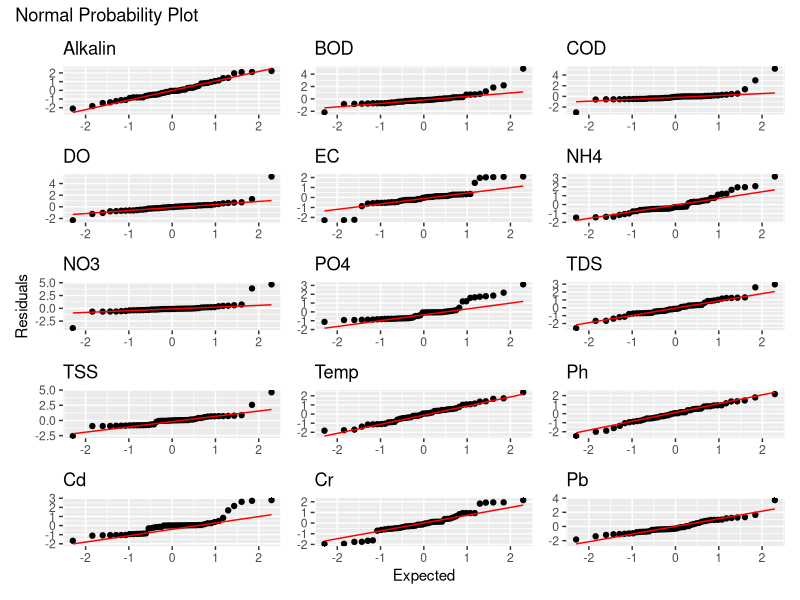

This figure's R source:
# Normality Assumption Check QQ Plot


# Loading libraries
library(readxl)
library(tidyverse)
library(broom)
library(car)
library(lmtest)
library(patchwork)

# Loading Dataset
water_quality_data <- read_excel("water quality monthly variation.xlsx")

# Creating new df
mean_data <- water_quality_data %>% pivot_longer(col = 4:18, 
                                                 names_to = "Parameter", 
                                                 values_to = "Value") %>%
  group_by(Location, Parameter, `Vegetation type`) %>% 
  summarise(Mean.Value = mean(Value))

mean_data$`Vegetation type` <- relevel(as.factor(mean_data$`Vegetation type`), 
                                       ref = "WWI")
# ANOVA

############################## with original variables ################################

# Alkalin
data.Alkalin <- mean_data %>% filter(Parameter == "Av.Alkalin")
model.Alkalin <- lm(Mean.Value~`Vegetation type`, data = data.Alkalin)
summary(model.Alkalin)
# p-value: 0.004985, significant

# res analysis
model.PO1_fitresid <- augment(model.Alkalin)

# shapiro wilk
shapiro.test(model.PO1_fitresid$.std.resid) 
# normality assumption not rejected
# QQ plot  ## OKAY
p1 <- ggplot(model.PO1_fitresid, aes(sample = .std.resid)) + stat_qq() + 
  stat_qq_line(color = "red") +
  labs(title = "Alkalin", x = "Expected", 
       y = "Residuals")

# residual autocorrelation

durbinWatsonTest(model.Alkalin)
# residuals are correlated

# constant variance
res <- bptest(model.Alkalin)
res
# variance is constant

#####################################################################################

# BOD
data.BOD <- mean_data %>% filter(Parameter == "Av.BOD")
model.BOD <- lm(Mean.Value~`Vegetation type`, data = data.BOD)
summary(model.BOD)
# p-value: 2.948e-05, significant

# res analysis
model.PO2_fitresid <- augment(model.BOD)

# shapiro wilk
shapiro.test(model.PO2_fitresid$.std.resid) 
# normality assumption is rejected
# QQ plot  ## OKAY
p2 <- ggplot(model.PO2_fitresid, aes(sample = .std.resid)) + stat_qq() + 
  stat_qq_line(color = "red") +
  labs(title = "BOD", x = "Expected", 
       y = "Residuals")

# residual autocorrelation

durbinWatsonTest(model.BOD)
# residuals are not correlated

# constant variance
res <- bptest(model.BOD)
res
# variance is constant

#######################################################################################

# COD
data.COD <- mean_data %>% filter(Parameter == "Av.COD")
model.COD <- lm(Mean.Value~`Vegetation type`, data = data.COD)
summary(model.COD)
# p-value: 0.0001126, significant

# res analysis
model.PO3_fitresid <- augment(model.COD)

# shapiro wilk
shapiro.test(model.PO3_fitresid$.std.resid) 
# normality assumption is rejected
# QQ plot  ## OKAY
p3 <- ggplot(model.PO3_fitresid, aes(sample = .std.resid)) + stat_qq() + 
  stat_qq_line(color = "red") +
  labs(title = "COD", x = "Expected", 
       y = "Residuals")

# residual autocorrelation

durbinWatsonTest(model.COD)
# residuals are not correlated

# constant variance
res <- bptest(model.COD)
res
# variance is constant

#######################################################################################

# DO
data.DO <- mean_data %>% filter(Parameter == "Av.DO")
model.DO <- lm(Mean.Value~`Vegetation type`, data = data.DO)
summary(model.DO)
# p-value: 0.2855, not significant

# res analysis
model.PO4_fitresid <- augment(model.DO)

# shapiro wilk
shapiro.test(model.PO4_fitresid$.std.resid) 
# normality assumption is rejected
# QQ plot  ## OKAY
p4 <- ggplot(model.PO4_fitresid, aes(sample = .std.resid)) + stat_qq() + 
  stat_qq_line(color = "red") +
  labs(title = "DO", x = "Expected", 
       y = "Residuals")

# residual autocorrelation

durbinWatsonTest(model.DO)
# residuals are not correlated

# constant variance
res <- bptest(model.DO)
res
# variance is constant


#--------------------------------------------------------------------------------------

## Data

# EC
data.EC <- mean_data %>% filter(Parameter == "Av.EC")

# NH4
data.NH4 <- mean_data %>% filter(Parameter == "Av.NH4")

# NO3
data.NO3 <- mean_data %>% filter(Parameter == "Av.NO3")

# PO4
data.PO4 <- mean_data %>% filter(Parameter == "Av.PO4")

# ------------------------------------------------------------------------------

## EC

model.EC <- lm(Mean.Value~`Vegetation type`, data = data.EC)
summary(model.EC)
# p-value: 0.9794, not significant

# model
model.EC_fitresid <- augment(model.EC)

# shapiro wilk
shapiro.test(model.EC_fitresid$.std.resid)
# p-value = 5.121e-05, reject Ho - not normal
# QQ plot  ## OKAY
p5 <- ggplot(model.EC_fitresid, aes(sample = .std.resid)) + stat_qq() + 
  stat_qq_line(color = "red") +
  labs(title = "EC", x = "Expected", 
       y = "Residuals")


# durbin watson
durbinWatsonTest(model.EC)
# p-value = 0.022, reject Ho - data are correlated

# constant variance
bptest(model.EC)
# p-value = 0.06231, do not reject Ho - variance constant

# ------------------------------------------------------------------------------

## NH4

model.NH4 <- lm(Mean.Value~`Vegetation type`, data = data.NH4)
summary(model.NH4)
# p-value: 0.000164, significant

# model
model.NH4_fitresid <- augment(model.NH4)

# shapiro wilk
shapiro.test(model.NH4_fitresid$.std.resid)
# p-value = 0.00284, reject Ho - not normal
# QQ plot  ## OKAY
p6 <- ggplot(model.NH4_fitresid, aes(sample = .std.resid)) + stat_qq() + 
  stat_qq_line(color = "red") +
  labs(title = "NH4", x = "Expected", 
       y = "Residuals")


# durbin watson
durbinWatsonTest(model.NH4)
# p-value = 0.036, reject Ho - data are correlated

# constant variance
bptest(model.NH4)
# p-value = 0.6523, do not reject Ho - variance constant

# ------------------------------------------------------------------------------

## NO3

model.NO3 <- lm(Mean.Value~`Vegetation type`, data = data.NO3)
summary(model.NO3)
# p-value: 0.00129, significant

# model
model.NO3_fitresid <- augment(model.NO3)

# shapiro wilk
shapiro.test(model.NO3_fitresid$.std.resid)
# p-value = 7.356e-10, reject Ho - not normal
# QQ plot  ## OKAY
p7 <- ggplot(model.NO3_fitresid, aes(sample = .std.resid)) + stat_qq() + 
  stat_qq_line(color = "red") +
  labs(title = "NO3", x = "Expected", 
       y = "Residuals")


# durbin watson
durbinWatsonTest(model.NO3)
# p-value = 0.24, do not reject Ho - data are not correlated

# constant variance
bptest(model.NO3)
# p-value = 0.09839, do not reject Ho - variance constant

# ------------------------------------------------------------------------------

## PO4

model.PO4 <- lm(Mean.Value~`Vegetation type`, data = data.PO4)
summary(model.PO4)
# p-value: 2.991e-05, significant

# model
model.PO4_fitresid <- augment(model.PO4)

# shapiro wilk
shapiro.test(model.PO4_fitresid$.std.resid)
# p-value = 8.293e-06, reject Ho - not normal
# QQ plot  ## OKAY
p8 <- ggplot(model.PO4_fitresid, aes(sample = .std.resid)) + stat_qq() + 
  stat_qq_line(color = "red") +
  labs(title = "PO4", x = "Expected", 
       y = "Residuals")


# durbin watson
durbinWatsonTest(model.PO4)
# p-value = 0.06, do not reject Ho - data are not correlated

# constant variance
bptest(model.PO4)
# p-value = 0.1373, do not reject Ho - variance constant




#-------------------------------------------------------------------------------
# TDS
data.TDS <- mean_data %>% filter(Parameter == "Av.TDS")
model.TDS <- lm(Mean.Value~`Vegetation type`, data = data.TDS)
summary(model.TDS)
# p-value = 0.1306, Not significant

model.TDS_fitresid <- augment(model.TDS)

# shapiro wilk
shapiro.test(model.TDS_fitresid$.std.resid)
# p-value = 0.2821, Normal.
# QQ plot  ## OKAY
p9 <- ggplot(model.TDS_fitresid, aes(sample = .std.resid)) + stat_qq() + 
  stat_qq_line(color = "red") +
  labs(title = "TDS", x = "Expected", 
       y = "Residuals")

durbinWatsonTest(model.TDS)
# p-value = 0.024, residuals are correlated.

# constant variance
bptest(model.TDS)
# p-value = 0.02257, variance is not constant.


#-------------------------------------------------------------------------------
# TSS
data.TSS <- mean_data %>% filter(Parameter == "Av.TSS")
model.TSS <- lm(Mean.Value~`Vegetation type`, data = data.TSS)
summary(model.TSS)
# p-value = 0.008069, Significant

model.TSS_fitresid <- augment(model.TSS)

# shapiro wilk
shapiro.test(model.TSS_fitresid$.std.resid)
# p-value = 2.528e-06, Not Normal.
# QQ plot  ## OKAY
p10 <- ggplot(model.TSS_fitresid, aes(sample = .std.resid)) + stat_qq() + 
  stat_qq_line(color = "red") +
  labs(title = "TSS", x = "Expected", 
       y = "Residuals")

durbinWatsonTest(model.TSS)
# p-value = 0.204, residuals are not correlated.

# constant variance
bptest(model.TSS)
# p-value = 0.6258, variance is constant.


#-------------------------------------------------------------------------------
# Temp
data.Temp <- mean_data %>% filter(Parameter == "Av.Temp")
model.Temp <- lm(Mean.Value~`Vegetation type`, data = data.Temp)
summary(model.Temp)
# p-value = 0.1505, Not significant

model.Temp_fitresid <- augment(model.Temp)

# shapiro wilk
shapiro.test(model.Temp_fitresid$.std.resid)
# p-value = 0.8538, Normal.
# QQ plot  ## OKAY
p11 <- ggplot(model.Temp_fitresid, aes(sample = .std.resid)) + stat_qq() + 
  stat_qq_line(color = "red") +
  labs(title = "Temp", x = "Expected", 
       y = "Residuals")

durbinWatsonTest(model.Temp)
# p-value = 0, residuals are correlated.

# constant variance
bptest(model.Temp)
# p-value = 0.03106, variance is not constant.


#-------------------------------------------------------------------------------
# Ph
data.Ph <- mean_data %>% filter(Parameter == "Av.pH")
model.Ph <- lm(Mean.Value~`Vegetation type`, data = data.Ph)
summary(model.Ph)
# p-value = 7.17e-06, Significant

model.Ph_fitresid <- augment(model.Ph)

# shapiro wilk
shapiro.test(model.Ph_fitresid$.std.resid)
# p-value = 0.9756, Normal.
# QQ plot  ## OKAY
p12 <- ggplot(model.Ph_fitresid, aes(sample = .std.resid)) + stat_qq() + 
  stat_qq_line(color = "red") +
  labs(title = "Ph", x = "Expected", 
       y = "Residuals")

durbinWatsonTest(model.Ph)
# p-value =  0.094, residuals are not correlated.

# constant variance
bptest(model.Ph)
# p-value = 0.4782, variance is constant.


#-------------------------------------------------------------------------------


# Cd
data.Cd <- mean_data %>% filter(Parameter == "Cd")
model.Cd <- lm(Mean.Value~`Vegetation type`, data = data.Cd)
summary(model.Cd)
# p-value = 1.246e-11, Significant

# Assumption checking
model.Cd_fitresid <- augment(model.Cd)

# shapiro wilk
shapiro.test(model.Cd_fitresid$.std.resid) # not normal
# QQ plot
p13 <- ggplot(model.Cd_fitresid, aes(sample = .std.resid)) + stat_qq() + 
  stat_qq_line(color = "red") +
  labs(title = "Cd", x = "Expected", 
       y = "Residuals")

# residual autocorrelation
durbinWatsonTest(model.Cd) # okay

# constant variance
bptest(model.Cd) # okay

#-------------------------------------------------------------------------------

# Cr
data.Cr <- mean_data %>% filter(Parameter == "Cr")
model.Cr <- lm(Mean.Value~`Vegetation type`, data = data.Cr)
summary(model.Cr)
# p-value: < 2.2e-16, Significant

# Assumption checking
model.Cr_fitresid <- augment(model.Cr)

# shapiro wilk
shapiro.test(model.Cr_fitresid$.std.resid) # not normal
# QQ plot  ## OKAY
p14 <- ggplot(model.Cr_fitresid, aes(sample = .std.resid)) + stat_qq() + 
  stat_qq_line(color = "red") +
  labs(title = "Cr", x = "Expected", 
       y = "Residuals")


# residual autocorrelation
durbinWatsonTest(model.Cr) # not independent

# constant variance
bptest(model.Cr) # no constant variance

#-------------------------------------------------------------------------------

# Pb        
data.Pb <- mean_data %>% filter(Parameter == "Pb")
model.Pb <- lm(Mean.Value~`Vegetation type`, data = data.Pb)
summary(model.Pb)
# p-value = 5.145e-08, Significant

# Assumption checking
model.Pb_fitresid <- augment(model.Pb) 

# shapiro wilk 
shapiro.test(model.Pb_fitresid$.std.resid) # not normal
# QQ plot  ## OKAY
p15 <- ggplot(model.Pb_fitresid, aes(sample = .std.resid)) + stat_qq() + 
  stat_qq_line(color = "red") +
  labs(title = "Pb", x = "Expected", 
       y = "Residuals")

# residual autocorrelation
durbinWatsonTest(model.Pb) # okay

# constant variance
bptest(model.Pb) # okay



#-------------------------------------------------------------------------------

# Plot 

p1+p2+p3+p4+p5+p6+p7+p8+p9+p10+p11+p12+p13+p14+p15 +
  plot_layout(ncol = 3, nrow = 5, axis_titles = 'collect') +
  plot_annotation(title = "Normal Probability Plot")








